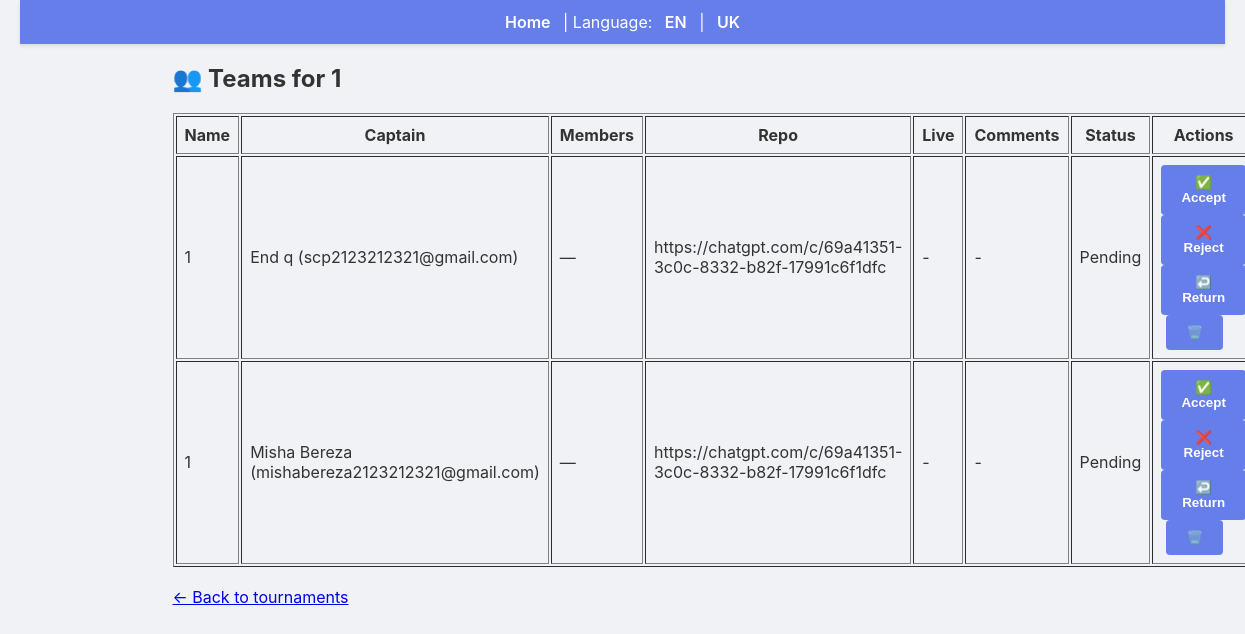
Screenshot of /admin/tournament/1/teams with the database file from the repository.
### backend/models.py (models this page shows, shortened)
class Tournament(db.Model):
    id = db.Column(db.Integer, primary_key=True)
    name = db.Column(db.String(200), nullable=False)
    description = db.Column(db.Text)
    max_teams = db.Column(db.Integer)
    status = db.Column(db.String(30), default="Draft")
    rounds = db.relationship('Round', backref='tournament', lazy=True)

class Team(db.Model):
    id = db.Column(db.Integer, primary_key=True)
    name = db.Column(db.String(200), nullable=False)
    captain_id = db.Column(db.Integer, db.ForeignKey('user.id'), nullable=False)
    captain = db.relationship('User', foreign_keys=[captain_id])
    members = db.relationship('User', secondary=team_members, backref='teams', lazy='dynamic')
    tournament_id = db.Column(db.Integer, db.ForeignKey('tournament.id'))
    submissions = db.relationship('Submission', backref='team', lazy=True)
    repo_url = db.Column(db.String(500))
    live_url = db.Column(db.String(500))
    comments = db.Column(db.Text)
    submitted_at = db.Column(db.DateTime)
    submission_status = db.Column(db.String(30), default='None')  # None, Pending, Accepted, Rejected, Returned

class User(db.Model):
    id = db.Column(db.Integer, primary_key=True)
    first_name = db.Column(db.String(120), nullable=False)
    last_name = db.Column(db.String(120), nullable=False)
    email = db.Column(db.String(200), unique=True, nullable=False)
    age = db.Column(db.Integer)
    bio = db.Column(db.Text)
    role = db.Column(db.String(30), default='team')

### backend/admin.py (the view)
def admin_tournament_teams(tid):
    t = Tournament.query.get_or_404(tid)
    teams = Team.query.filter_by(tournament_id=t.id).all()
    return render_template('admin_teams.html', tournament=t, teams=teams)

### backend/app.py (called while the page is built)
@app.context_processor
def inject_user_processor():
    return inject_user()

@app.context_processor
def translation_processor():
    return translation()

### backend/app_helpers.py (called while the page is built)
def get_current_user():
    uid = session.get('user_id')
    if uid:
        return User.query.get(uid)
    return None

def inject_user():
    return {'get_current_user': get_current_user}

def translation():
    lang = session.get('language', 'en')
    def t(key):
        return get_text(key, lang)
    return {
        't': t,
        'lang': lang,
        'supported_languages': list(TRANSLATIONS.keys())
    }

### backend/translations.py (called while the page is built)
def get_text(key, lang='en'):
    if lang not in TRANSLATIONS:
        lang = 'en'
    return TRANSLATIONS[lang].get(key, key)

### templates/admin_teams.html
{% extends 'base.html' %}
{% block content %}
<h2>👥 Teams for {{ tournament.name }}</h2>
<table border="1" cellpadding="8">
  <tr><th>Name</th><th>Captain</th><th>Members</th><th>Repo</th><th>Live</th><th>Comments</th><th>Status</th><th>Actions</th></tr>
  {% for team in teams %}
    <tr>
      <td>{{ team.name }}</td>
      <td>{{ team.captain.first_name }} {{ team.captain.last_name }} ({{ team.captain.email }})</td>
      <td>
        {% for m in team.members.all() %}
          {{ m.first_name }} {{ m.last_name }} ({{ m.email }}){% if not loop.last %}, {% endif %}
        {% else %}
          —
        {% endfor %}
      </td>
      <td>{{ team.repo_url or '-' }}</td>
      <td>{{ team.live_url or '-' }}</td>
      <td>{{ team.comments or '-' }}</td>
      <td>{{ team.submission_status or '-' }}</td>
      <td>
        {% if team.submission_status == 'Pending' %}
          <form method="post" action="/admin/team/{{ team.id }}/decide" style="display:inline;">
            <button name="decision" value="accept">✅ Accept</button>
            <button name="decision" value="reject">❌ Reject</button>
            <button name="decision" value="return">↩️ Return</button>
          </form>
        {% endif %}
        <form method="post" action="/admin/team/{{ team.id }}/delete" style="display:inline; margin-left:5px;">
          <button onclick="return confirm('Delete team?')">🗑️</button>
        </form>
      </td>
    </tr>
  {% endfor %}
</table>
<p style="margin-top:20px;"><a href="/admin/tournaments">← Back to tournaments</a></p>
{% endblock %}

### static/css/main.css (style rules this page uses)
body { font-family: -apple-system, BlinkMacSystemFont, 'Segoe UI', Roboto, Oxygen, Ubuntu, Cantarell, 'Open Sans', 'Helvetica Neue', sans-serif; margin: 0; padding: 0 20px; background: #f0f2f5; color: #333; }
form button { padding: 10px 20px; background: #667eea; color: white; border: none; border-radius: 4px; cursor: pointer; font-weight: 600; }

### rows the page displays
Tournament: name "1"
Team: name "1", captain.first_name "End", captain.last_name "q", captain.email "scp2123212321@gmail.com", repo_url "https://chatgpt.com/c/69a41351-3c0c-8332-b82f-17991c6f1dfc", live_url "-", comments "-", submission_status "Pending"
Team: name "1", captain.first_name "Misha", captain.last_name "Bereza", captain.email "mishabereza2123212321@gmail.com", repo_url "https://chatgpt.com/c/69a41351-3c0c-8332-b82f-17991c6f1dfc", live_url "-", comments "-", submission_status "Pending"

### other values shown
{{ t('home') }} "Home"
{{ t('language') }} "Language"
